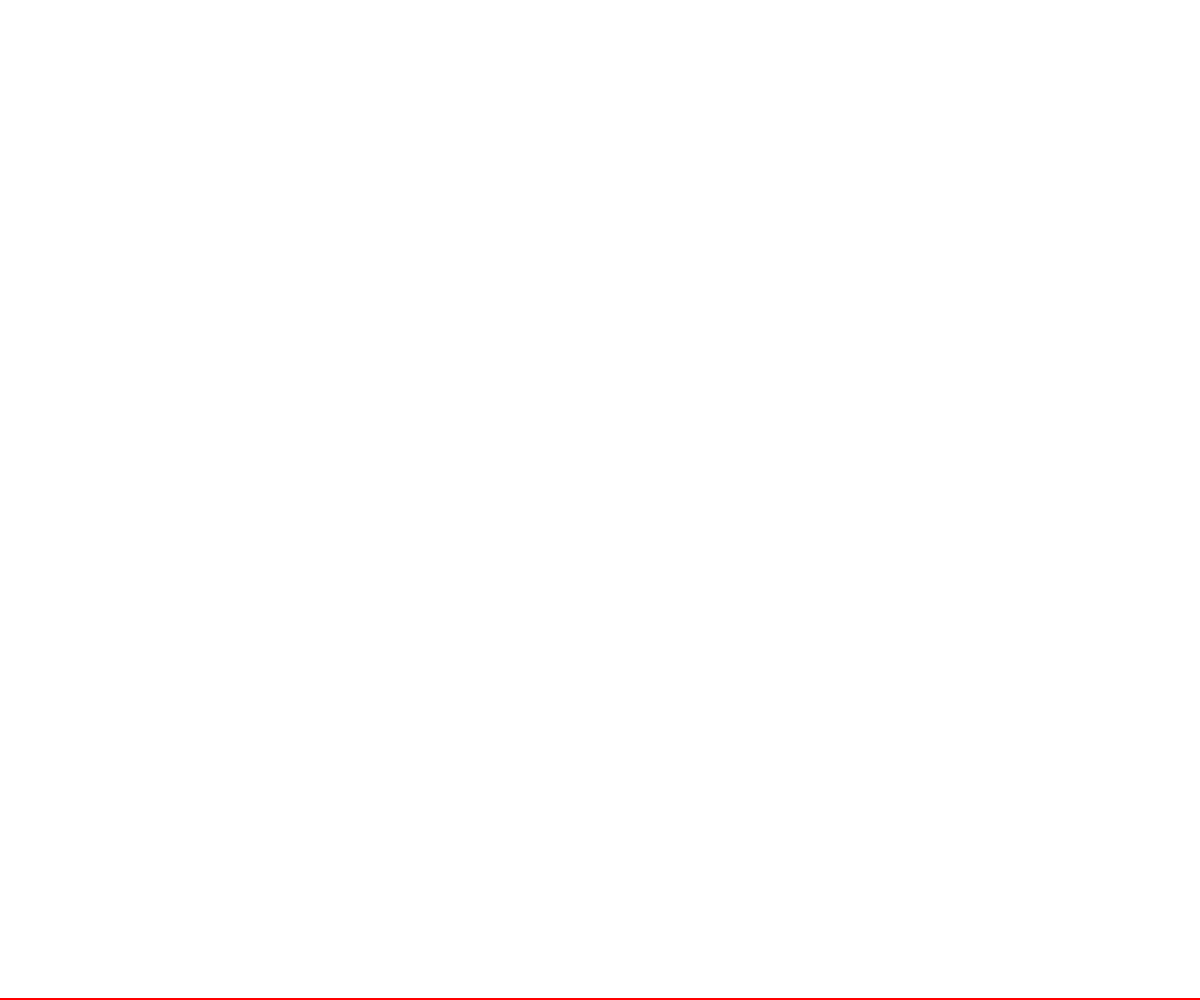
Frame 1 (no input)
Frame 60 (no input): identical to frame 1, image omitted
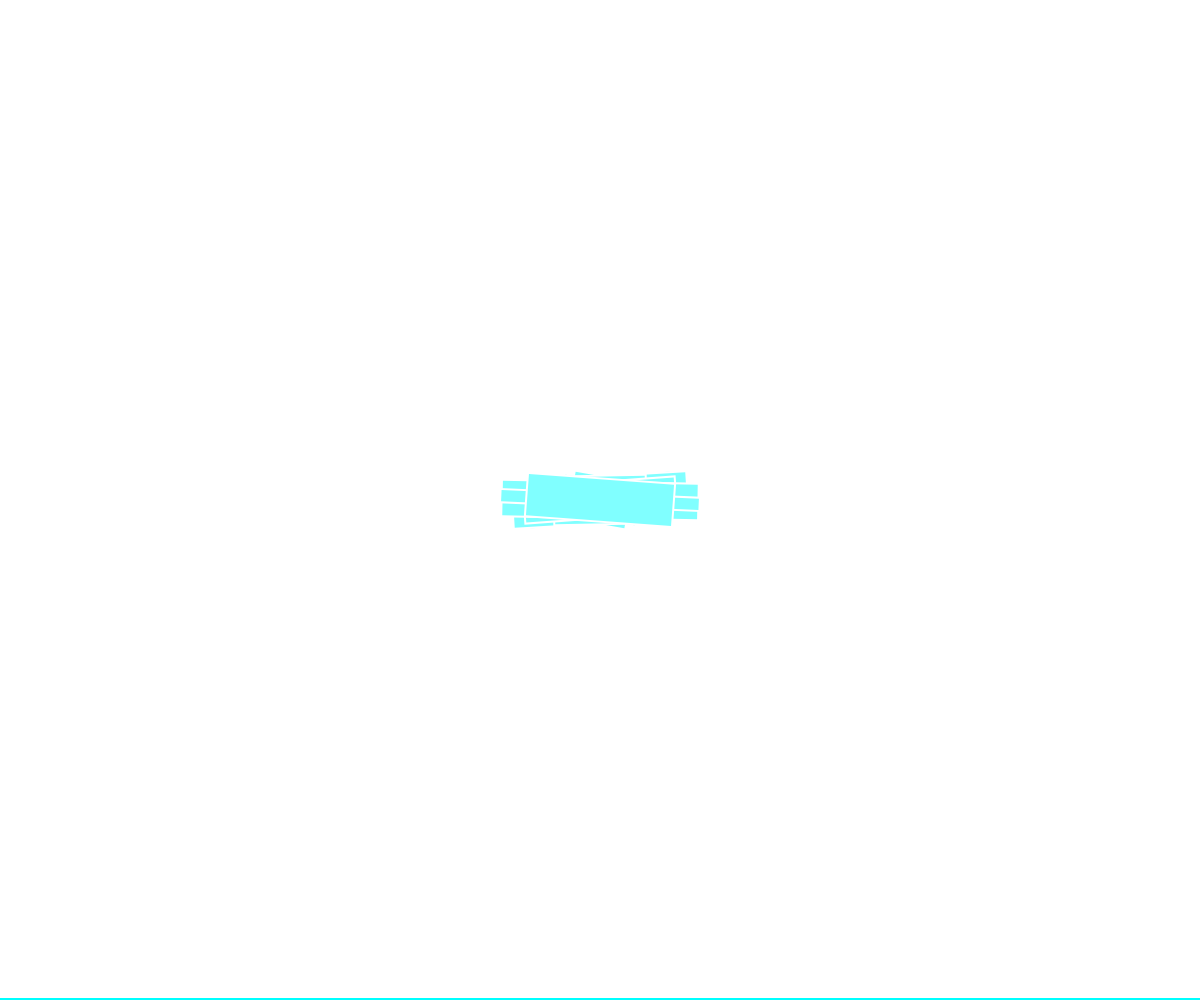
Frame 120 (the mouse pressed at the canvas centre since frame 60)

The p5.js sketch that drew these frames (run headless with seeded random() and noise() and a simulated clock; from frame 60 on, the mouse is pressed at the canvas centre):

// p5.js sketch
// ── sketch.js
/** biome-ignore-all lint/correctness/noUnusedVariables: <> */

const colorStack = [];
let currentcolorHue = 0;

// * P5

function setup() {
	createCanvas(windowWidth, windowHeight);
	colorMode(HSB);
}

function draw() {
	drawColorIndicator();

	if (mouseIsPressed && frameCount % 2 === 0) {
		const width = random(50, 200);
		const height = random(10, 50);
		const x = mouseX;
		const y = mouseY;
		const saturation = map(mouseY, 0, windowHeight, 0, 100);
		const rotation = random(-10, 10);

		stroke(255);
		strokeWeight(2);
		fill(currentcolorHue, saturation, 100, 1);

		push();
		translate(x, y);
		rotate(radians(rotation)); // Convertir les degrés en radians
		rect(-width * 0.5, -height * 0.5, width, height);
		pop();
	}
}

// * EVENTS

function mouseMoved() {
	currentcolorHue = map(mouseX, 0, width, 0, 360);
}

function windowResized() {
	resizeCanvas(windowWidth, windowHeight);
}

// * CUSTOM

function drawColorIndicator() {
	noStroke();
	fill(currentcolorHue, 100, 100);
	rect(0, height - 2, width, 2);
}
